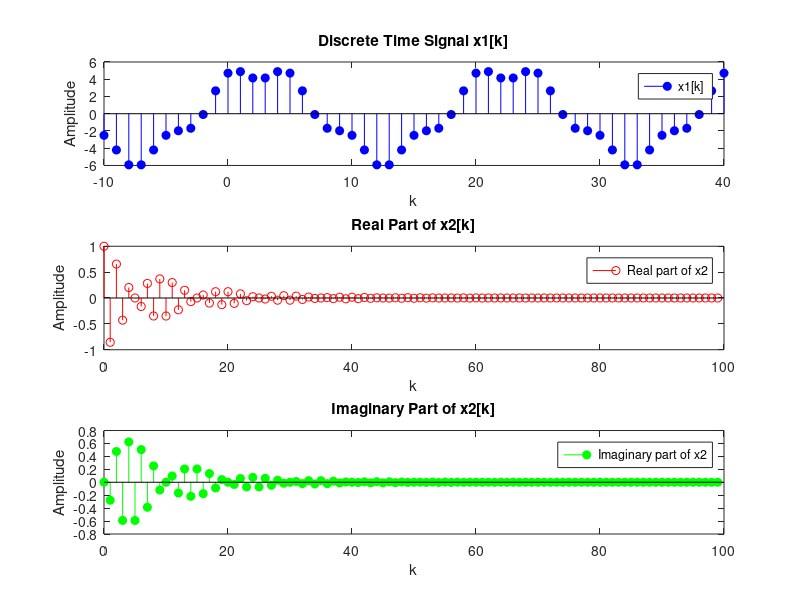

This figure's MATLAB source:
% QUESTION 1
% Define the time vectors for each signal
k1 = -10:40;  % Range for x1
k2 = 0:99;    % Range for x2

% Generate the signals
x1 = -5.1 * sin(0.1 * pi * k1 - 3 * pi / 4) + 1.1 * cos(0.4 * pi * k1);
x2 = (-0.9).^k2 .* exp(1j * pi * k2 / 10);

% Calculate energy of both signals
x1Energy = sum(abs(x1).^2)
x2Energy = sum(abs(x2).^2)

% Plotting
figure;

% Plot x1[k] on the first subplot
subplot(3,1,1);
stem(k1, x1, 'b', 'filled', 'DisplayName', 'x1[k]'); 
title('Discrete Time Signal x1[k]');
xlabel('k');
ylabel('Amplitude');
legend show;

% Plot the real part of x2[k] on the second subplot
subplot(3,1,2);
stem(k2, real(x2), 'r', 'DisplayName', 'Real part of x2');
title('Real Part of x2[k]');
xlabel('k');
ylabel('Amplitude');
legend show;

% Plot the imaginary part of x2[k] on the third subplot
subplot(3,1,3);
stem(k2, imag(x2), 'g', 'filled', 'DisplayName', 'Imaginary part of x2');
title('Imaginary Part of x2[k]');
xlabel('k');
ylabel('Amplitude');
legend show;

% Turn off hold
hold off;

% QUESTION 1 END
